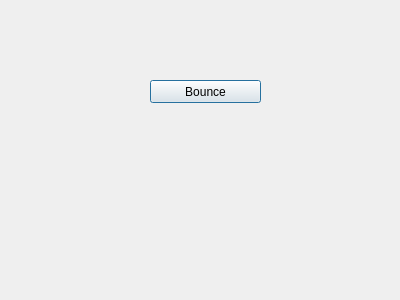
<?xml version="1.0" encoding="UTF-8"?>
<ui version="4.0">
 <class>Dialog</class>
 <widget class="QDialog" name="Dialog">
  <property name="geometry">
   <rect>
    <x>0</x>
    <y>0</y>
    <width>400</width>
    <height>300</height>
   </rect>
  </property>
  <property name="windowTitle">
   <string>Dialog</string>
  </property>
  <widget class="QLabel" name="label">
   <property name="geometry">
    <rect>
     <x>10</x>
     <y>10</y>
     <width>81</width>
     <height>81</height>
    </rect>
   </property>
   <property name="text">
    <string/>
   </property>
   <property name="pixmap">
    <pixmap>coloredball.jpg</pixmap>
   </property>
  </widget>
  <widget class="QPushButton" name="pushButton">
   <property name="geometry">
    <rect>
     <x>150</x>
     <y>80</y>
     <width>111</width>
     <height>23</height>
    </rect>
   </property>
   <property name="text">
    <string>Bounce</string>
   </property>
  </widget>
 </widget>
 <resources/>
 <connections/>
</ui>
